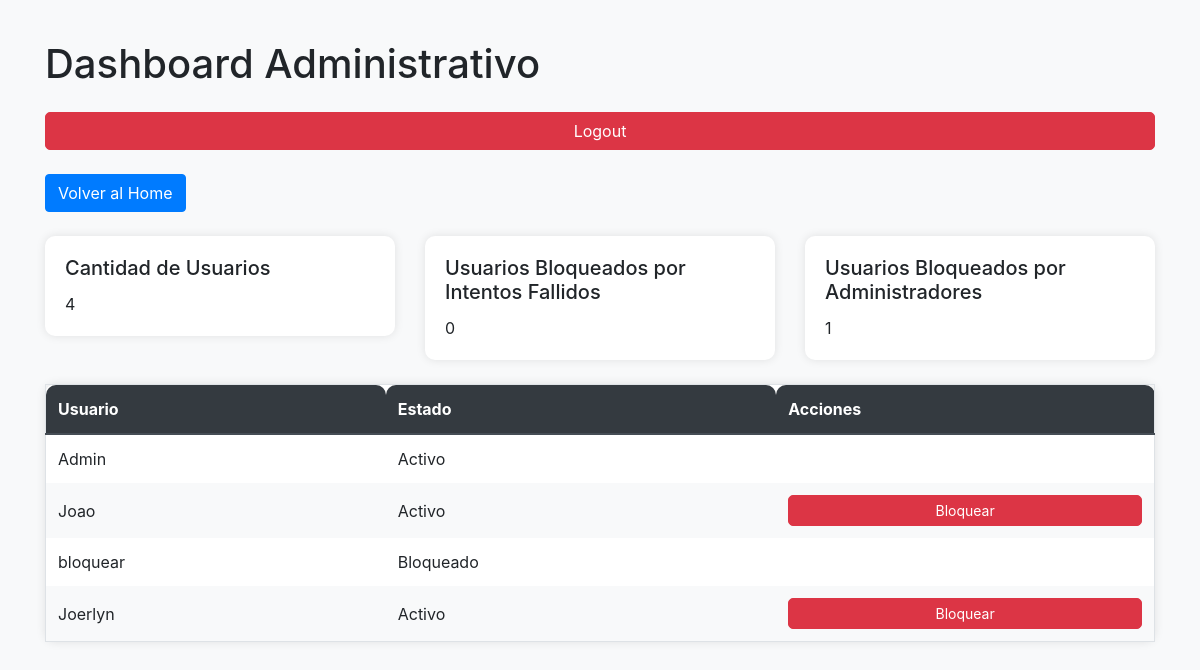
The app's page /admin/dashboard (signed in) with its own data.
### main.py (models this page shows, shortened)
class User(UserMixin, db.Model):
    id = db.Column(db.Integer, primary_key=True)
    username = db.Column(db.String(50), unique=True, nullable=False)
    password_hash = db.Column(db.String(100), nullable=False)
    is_admin = db.Column(db.Boolean, default=False)
    is_blocked = db.Column(db.Boolean, default=False)
    failed_login_attempts = db.relationship('FailedLoginAttempt', backref='user', lazy=True)

### main.py (the view)
@app.route('/admin/dashboard')
def admin_dashboard():
    if current_user.is_authenticated and current_user.is_admin:
        total_users = User.query.count()
        users_blocked_failed_attempts = User.query.filter(User.is_blocked == True,
                                                          User.failed_login_attempts.any()).count()
        users_blocked_by_admin = User.query.filter_by(is_blocked=True).count()
        users = User.query.all()
        return render_template('admin_dashboard.html', total_users=total_users,
                               users_blocked_failed_attempts=users_blocked_failed_attempts,
                               users_blocked_by_admin=users_blocked_by_admin, users=users)
    else:
        abort(403)  # Forbidden

### main.py (called while the page is built)
@login_manager.user_loader
def load_user(user_id):
    return User.query.get(int(user_id))

### templates/admin_dashboard.html (shortened to what this page needs)
<!DOCTYPE html>
<html lang="es">
<head>
    <link href="https://stackpath.bootstrapcdn.com/bootstrap/4.5.2/css/bootstrap.min.css" rel="stylesheet">
</head>
<body>
    <div class="container">
        <h1 class="mb-4">Dashboard Administrativo</h1>
        <a href="/logout" class="btn btn-danger mb-4">Logout</a>
        <a href="/home" class="btn btn-primary mb-4">Volver al Home</a>
        <div class="row mb-4">
            <div class="col-md-4">
                <div class="card">
                    <div class="card-body">
                        <h5 class="card-title">Cantidad de Usuarios</h5>
                        <p class="card-text">{{ total_users }}</p>
                    </div>
                </div>
            </div>
            <div class="col-md-4">
                <div class="card">
                    <div class="card-body">
                        <h5 class="card-title">Usuarios Bloqueados por Intentos Fallidos</h5>
                        <p class="card-text">{{ users_blocked_failed_attempts }}</p>
                    </div>
                </div>
            </div>
            <div class="col-md-4">
                <div class="card">
                    <div class="card-body">
                        <h5 class="card-title">Usuarios Bloqueados por Administradores</h5>
                        <p class="card-text">{{ users_blocked_by_admin }}</p>
                    </div>
                </div>
            </div>
        </div>
<table class="table table-bordered">
    <thead class="thead-dark">
        <tr>
            <th scope="col">Usuario</th>
            <th scope="col">Estado</th>
            <th scope="col">Acciones</th>
        </tr>
    </thead>
    <tbody>
        {% for user in users %}
        <tr>
            <td>{{ user.username }}</td>
            <td>{% if user.is_blocked %} Bloqueado {% else %} Activo {% endif %}</td>
            <td>
                {% if user.is_blocked %}
                    {% if user.failed_login_attempts %}
                        <form action="{{ url_for('unblock_failed_attempts', user_id=user.id) }}" method="POST">
                            <input type="hidden" name="csrf_token" value="{{ csrf_token() }}">
                            <button type="submit" class="btn btn-sm btn-success">Desbloquear por intentos fallidos</button>
                        </form>
                    {% endif %}
                {% else %}
                    {% if not user.is_admin %}
                        <form action="{{ url_for('block_user', user_id=user.id) }}" method="POST">
                            <button type="submit" class="btn btn-sm {% if user.is_blocked %} btn-success {% else %} btn-danger {% endif %}">
                                {% if user.is_blocked %} Desbloquear {% else %} Bloquear {% endif %}
                            </button>
                        </form>
                    {% endif %}
                {% endif %}
            </td>
        </tr>
        {% endfor %}
    </tbody>
</table>
    </div>
</body>
</html>

### templates/admin_dashboard.html (style rules this page uses)
body { background-color: #f8f9fa; padding-top: 20px; }
.container { margin-top: 20px; }
.card { border: none; border-radius: 10px; box-shadow: 0 0 10px rgba(0, 0, 0, 0.1); }
.card-body { padding: 20px; }
.btn-danger { border-radius: 5px; width: 100%; }
.table { background-color: #fff; border-radius: 10px; box-shadow: 0 0 10px rgba(0, 0, 0, 0.1); }
.table th, .table td { border: none; vertical-align: middle; }
.table th { background-color: #343a40; color: #fff; border-radius: 10px 10px 0 0; }
.table tbody tr:nth-of-type(even) { background-color: #f8f9fa; }
.table-bordered th, .table-bordered td { border: none; }
.btn-sm { padding: 0.25rem 0.5rem; font-size: 0.875rem; border-radius: 5px; }
.btn-danger { background-color: #dc3545; border-color: #dc3545; }

### records on screen
User: username "Admin", is_blocked "Activo"
User: username "Joao", is_blocked "Activo"
User: username "bloquear", is_blocked "Bloqueado"
User: username "Joerlyn", is_blocked "Activo"

### other values on screen
{{ total_users }} "4"
{{ users_blocked_failed_attempts }} "0"
{{ users_blocked_by_admin }} "1"
